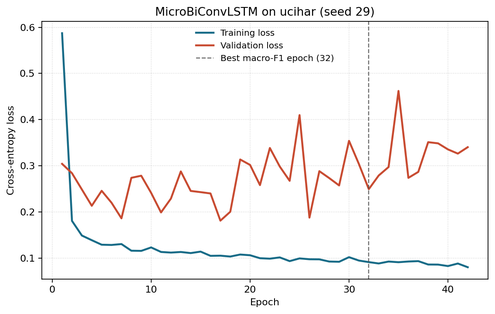
#> input picture paper/img/ucihar_microbi_curve.png, 495 x 314 px, shrunk from 1136 x 720 before the run
$ python build_figure4.py
#> lines starting #> are read from the running program, lines starting #| are printed output that depends on the picture
from pathlib import Path

from PIL import Image, ImageDraw, ImageFont


REPORT_ROOT = Path(__file__).resolve().parents[1]
IMAGE_ROOT = REPORT_ROOT / "img"
OUTPUT_PATH = IMAGE_ROOT / "ucihar_loss_curves_2x2.png"

PANELS = (
    ("ucihar_microbi_curve.png", "(a) MicroBiConvLSTM"),
    ("ucihar_deepconvlstm_curve.png", "(b) DeepConvLSTM"),
    ("ucihar_tinyhar_curve.png", "(c) TinyHAR"),
    ("ucihar_tinierhar_curve.png", "(d) TinierHAR"),
)

HORIZONTAL_GAP = 24
VERTICAL_GAP = 24
LABEL_HEIGHT = 42
LABEL_FONT_SIZE = 26


def load_font() -> ImageFont.FreeTypeFont:
    for font_name in ("DejaVuSerif.ttf", "DejaVuSans.ttf"):
        try:
            return ImageFont.truetype(font_name, LABEL_FONT_SIZE)
        except OSError:
            continue
    raise RuntimeError("A DejaVu font is required to label the panels.")


def main() -> None:
    loaded = []
    for file_name, label in PANELS:
        with Image.open(IMAGE_ROOT / file_name) as source:
#> source is the input picture: PIL image 495x314 RGBA; mean R, G, B, A 247.2, 246, 245.9, 255
            loaded.append((source.convert("RGB"), label))

    panel_size = loaded[0][0].size
#> panel_size = (495, 314)
    if any(image.size != panel_size for image, _ in loaded):
        raise ValueError("All Figure 4 source panels must have equal dimensions.")

    panel_width, panel_height = panel_size
#> panel_width = 495; panel_height = 314
    cell_height = panel_height + LABEL_HEIGHT
#> cell_height = 356
    canvas_width = 2 * panel_width + HORIZONTAL_GAP
#> canvas_width = 1014
    canvas_height = 2 * cell_height + VERTICAL_GAP
#> canvas_height = 736
    canvas = Image.new("RGB", (canvas_width, canvas_height), "white")
#> canvas: PIL image 1014x736 RGB; every value is 255
    draw = ImageDraw.Draw(canvas)
    font = load_font()

    for index, (panel, label) in enumerate(loaded):
        row, column = divmod(index, 2)
        x = column * (panel_width + HORIZONTAL_GAP)
        y = row * (cell_height + VERTICAL_GAP)
        canvas.paste(panel, (x, y))
        label_box = draw.textbbox((0, 0), label, font=font)
        label_width = label_box[2] - label_box[0]
        label_x = x + (panel_width - label_width) // 2
        label_y = y + panel_height + 4
        draw.text((label_x, label_y), label, fill="black", font=font)
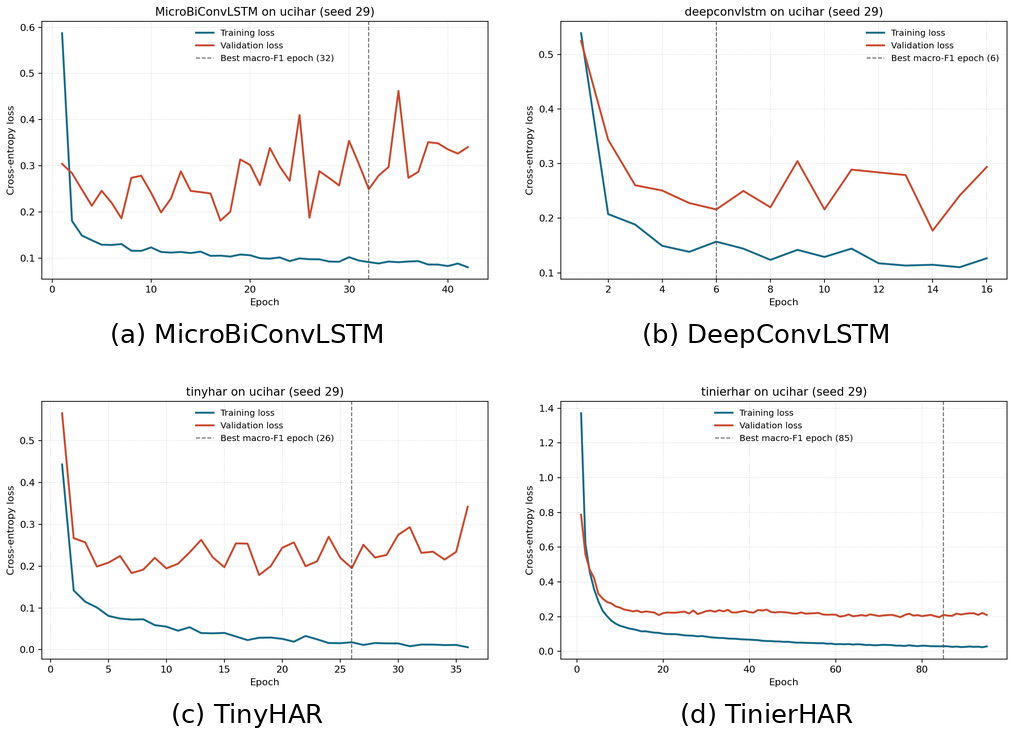
#> canvas: PIL image 1014x736 RGB; mean R, G, B 247.3, 246.8, 246.7

    canvas.save(OUTPUT_PATH, format="PNG", optimize=True, dpi=(300, 300))
    print(f"Saved {OUTPUT_PATH} at {canvas.size[0]}x{canvas.size[1]} pixels.")
#| Saved paper/img/ucihar_loss_curves_2x2.png at 1014x736 pixels.


if __name__ == "__main__":
    main()
